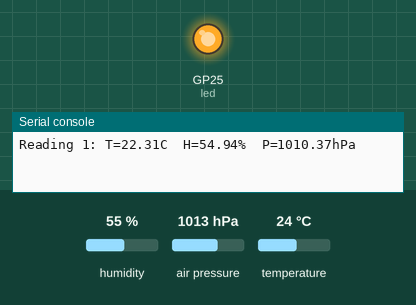
The program below on a simulated Raspberry Pi Pico running MicroPython. On the bench: output pins drawn as LEDs (lit = HIGH), the last lines printed to the serial console. The inputs (shaded band) are chosen by the test bench; at power-on: humidity 55 %, air pressure 1013 hPa, temperature 24 °C. Library files of the repository ran but are not shown: bme280.py. At 5.3 s the program stops and its outputs stay as they are.

Above: at 0.1 s.
At 5.3 s:
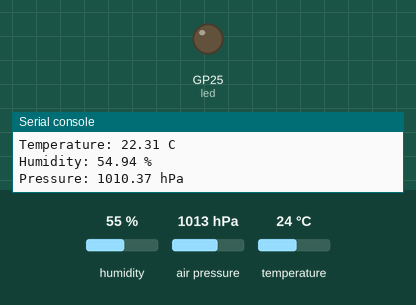
Timing chart, 0 to 6.8 s (numbered marks = the images above):
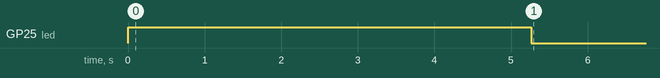

The program:

bme280_sensor_test.py
```python
from machine import Pin, I2C
import bme280
from time import sleep

# Initialise I2C communication and configure the BME280 sensor
# GPIO 0 is used for SDA and GPIO 1 for SCL
i2c = I2C(0, sda=Pin(0), scl=Pin(1), freq=400000)
bme = bme280.BME280(i2c=i2c)

# Configuring the onboard LED as a visual indicator
# The LED remains on while the script is collecting sensor data
led = Pin("LED", Pin.OUT)

led.on()

# variables for averaging - temperature, pressure, humidity
total_temp = 0
total_pressure = 0
total_humidity = 0

# 5 consecutive readings from the BME280 sensor, can verify through shell
for i in range(5):
    temp = float(bme.values[0][:-1]) # removing c and converting to float
    pressure = float(bme.values[1][:-3]) # removing hPa and converting to float
    humidity = float(bme.values[2][:-1]) # removing % and convert to float

    print(f"Reading {i+1}: T={temp}C  H={humidity}%  P={pressure}hPa")

    # Add values to totals for averaging
    total_temp += temp
    total_pressure += pressure
    total_humidity += humidity

    sleep(1) # one second pause between each sensor reading reducing noise and cpu usage

# Calculating the temperature, humidity, and pressure values and prints them out.
avg_temp = total_temp / 5
avg_pressure = total_pressure / 5
avg_humidity = total_humidity / 5

print("\nAverages:")
print(f"Temperature: {avg_temp:.2f} C")
print(f"Humidity: {avg_humidity:.2f} %")
print(f"Pressure: {avg_pressure:.2f} hPa")

# lastly LED is turned off to indicate the script has finished running (Script has been executed)
led.off()
```

Measured:
- by itself, GP25 (led): LOW → HIGH at 0.00 s, → LOW 5.3 s later
